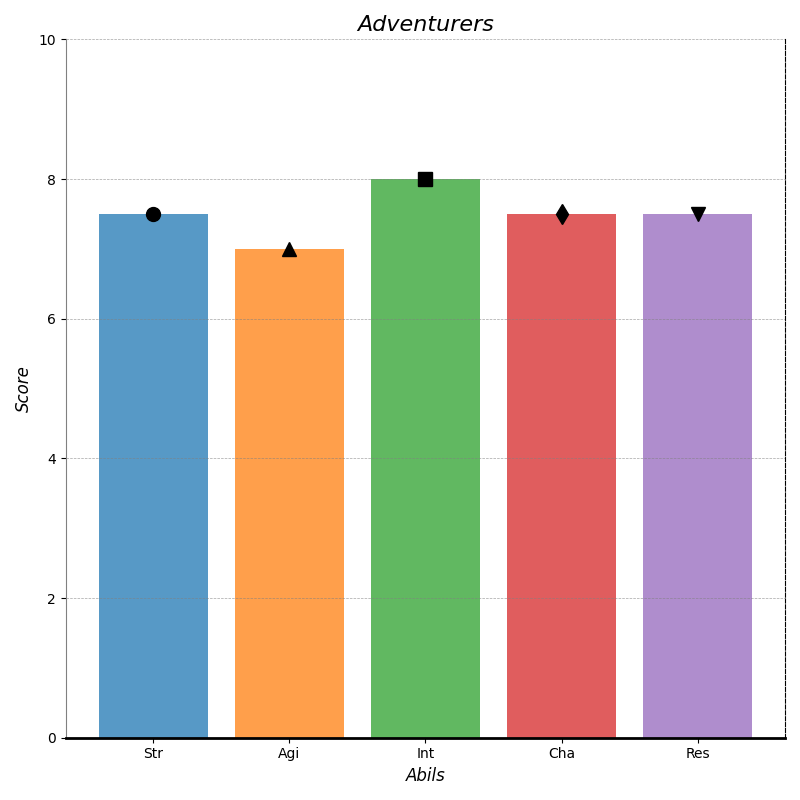

The Python source for this figure:
import matplotlib.pyplot as plt
import numpy as np

categories = ['Str', 'Agi', 'Int', 'Cha', 'Res']
num_vars = len(categories)

arthur = [8, 6, 7, 9, 8]
morgana = [7, 8, 9, 6, 7]

average_abilities = [
    np.mean([arthur[i], morgana[i]]) 
    for i in range(num_vars)
]

fig, ax = plt.subplots(figsize=(8, 8))

ax.bar(categories, average_abilities, color=['#1f77b4', '#ff7f0e', '#2ca02c', '#d62728', '#9467bd'], alpha=0.75)
ax.set_ylim(0, 10)
ax.set_title('Adventurers', fontsize=16, style='italic')
ax.set_ylabel('Score', fontsize=12, style='italic')
ax.set_xlabel('Abils', fontsize=12, style='italic')

markers = ['o', '^', 's', 'd', 'v']
for i, score in enumerate(average_abilities):
    ax.plot(i, score, marker=markers[i], markersize=10, color='black')

ax.grid(which='major', linestyle='--', linewidth=0.5, color='gray', axis='y', alpha=0.7)

ax.spines['top'].set_color('none')
ax.spines['right'].set_linestyle('--')
ax.spines['bottom'].set_linewidth(2.0)
ax.spines['left'].set_color('gray')

plt.tight_layout()

plt.show()
